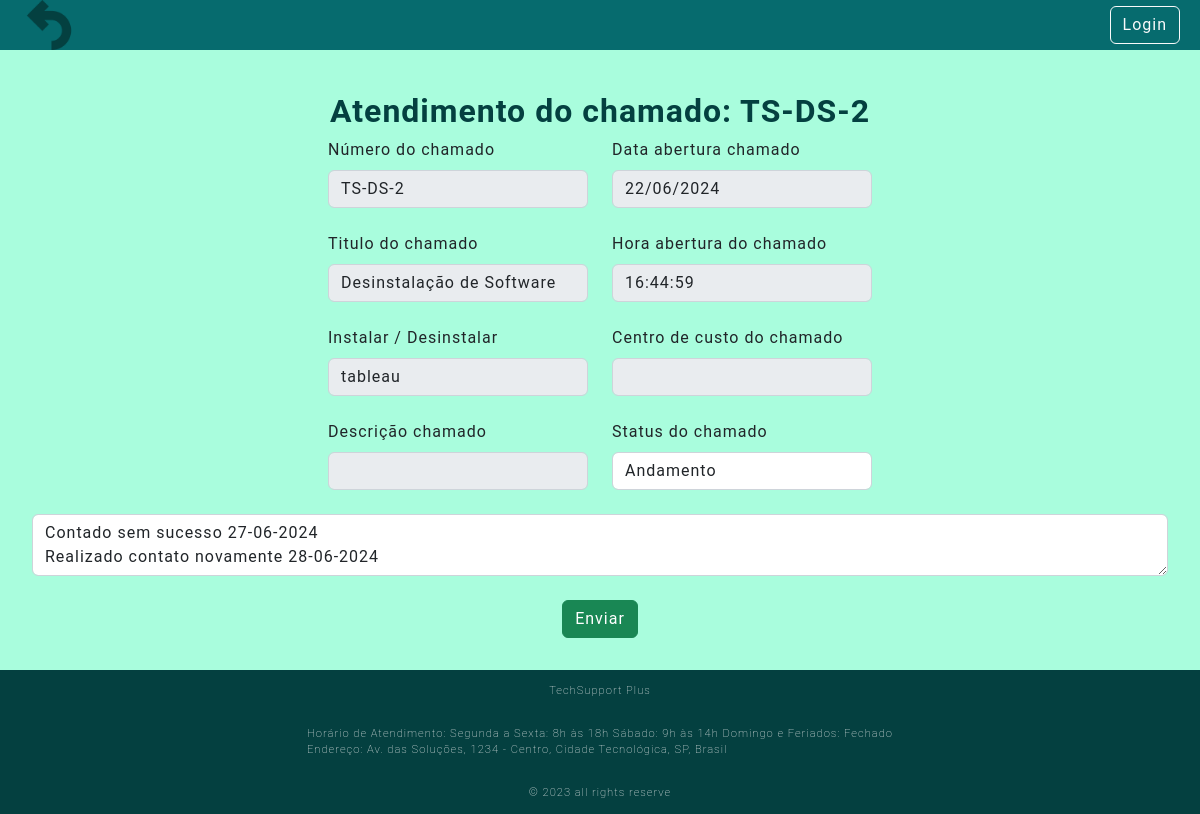
/4/atendimento, run on the app's committed database.
### Src/Model/Bd.py (models this page shows, shortened)
class Ticket(db.Model):
    __tablename__ = "Ticket"
    id = db.Column(db.Integer, primary_key=True, autoincrement=True)
    idUser = db.Column(db.Integer,db.ForeignKey('CreatUser.id'))
    identificador = db.Column(db.String(50), nullable=False)
    title = db.Column(db.String(50), nullable=False)
    software = db.Column(db.String(50), nullable=False)
    description = db.Column(db.String, nullable=False)
    status = db.Column(db.String(20), nullable=False, default='Open')
    execution = db.Column(db.String(500), nullable=False)
    created_data = db.Column(db.String, nullable=False)
    created_hora = db.Column(db.String, nullable=False)
    cost_center = db.Column(db.String, nullable=False)

### Src/View/NewTicket.py (the view)
@tk.route('/<id>/atendimento')
def atendimento(id):
    tickets = Ticket.query.filter_by(id=id).all()
    return render_template('atendimento.html', tickets=tickets)

### Templates/atendimento.html (shortened to what this page needs)
{% extends 'base.html' %}
{% block conteudo %}
    {% for ticket in tickets %}
    <h1>Atendimento do chamado: {{ ticket.identificador }}</h1>
    <form method="POST" action="{{ url_for('router.tk.update', id=ticket.id )}}">
<div class="row justify-content-center">
    <div class="form-group col-md-3" style="text-align: left;">
        <label class="form-label" >Número do chamado</label>
        <input type="text" class="form-control" name="identificador" value="{{ticket.identificador}}" disabled><br>
        <label class="form-label" >Titulo do chamado</label>
        <input type="text" class="form-control" name="title" value="{{ticket.title}}" disabled><br>
        {% if ticket.cost_center%}
            <label class="form-label" >Equipamentos</label>
        {% else %}
            <label class="form-label" >Instalar / Desinstalar</label>
        {% endif %}
        <input type="text" class="form-control" name="software" value="{{ticket.software}}" disabled><br>
        <label class="form-label" >Descrição chamado</label>
        <input type="text" class="form-control" name="description" value="{{ticket.description}}" disabled><br>
    </div>
    <div class="form-group col-md-3" style="text-align: left;">
        <label class="form-label" >Data abertura chamado</label>
        <input type="text" class="form-control" name="created_data" value="{{ticket.created_data}}" disabled><br>
        <label class="form-label" >Hora abertura do chamado</label>
        <input type="text" class="form-control" name="created_hora" value="{{ticket.created_hora}}" disabled><br>
        <label class="form-label" >Centro de custo do chamado</label>
        <input type="text" class="form-control" name="cost_center" value="{{ticket.cost_center}}" disabled><br>
        <label class="form-label" >Status do chamado</label>
        <select class="form-control" name="status" required>
            <option value="Andamento" {% if ticket.status == 'Andamento' %}selected{% endif %}>Andamento</option>
        </select><br>
    </div>
</div>
<div class="row justify-content-center">
    {% if ticket.status == "open" %}
        <textarea class="form-control" placeholder="Atendimento: " name="Atendimento"></textarea>
    {% else %}
        <textarea class="form-control" name="Atendimento">{{ ticket.execution.split(' | ')[0] }}</textarea>
    {% endif %}
</div><br>
    <button class="btn btn-success" type="submit" name="button" value="{{current_user.userName}}" >Enviar</button>
</form>
    {% endfor %}
{% endblock conteudo %}

### Public/style.css (style rules this page uses)
:root { --color-neutral-0: #044040; --color-neutral-10: #2e2c2c; --color-neutral-20: #066b6e; --color-neutral-30: #a8a29e; --color-neutral-40: #fcf8f8; --color-neutral-50: #a9fddd; }
* { font-family: 'Roboto', sans-serif; margin: 0; padding: 0; box-sizing: border-box; letter-spacing: 1px; }
body { background: var(--color-neutral-50); display: flex; flex-direction: column; min-height: 100vh; }
h1 { color: var(--color-neutral-0); font-size: 2rem; font-weight: bold; }

### data on the page
Ticket: identificador "TS-DS-2", title "Desinstalação de Software", cost_center "Instalar / Desinstalar", software "tableau", created_data "22/06/2024", created_hora "16:44:59", status "Andamento", Atendimento "Contado sem sucesso 27-06-2024 Realizado contato novamente 28-06-2024"
